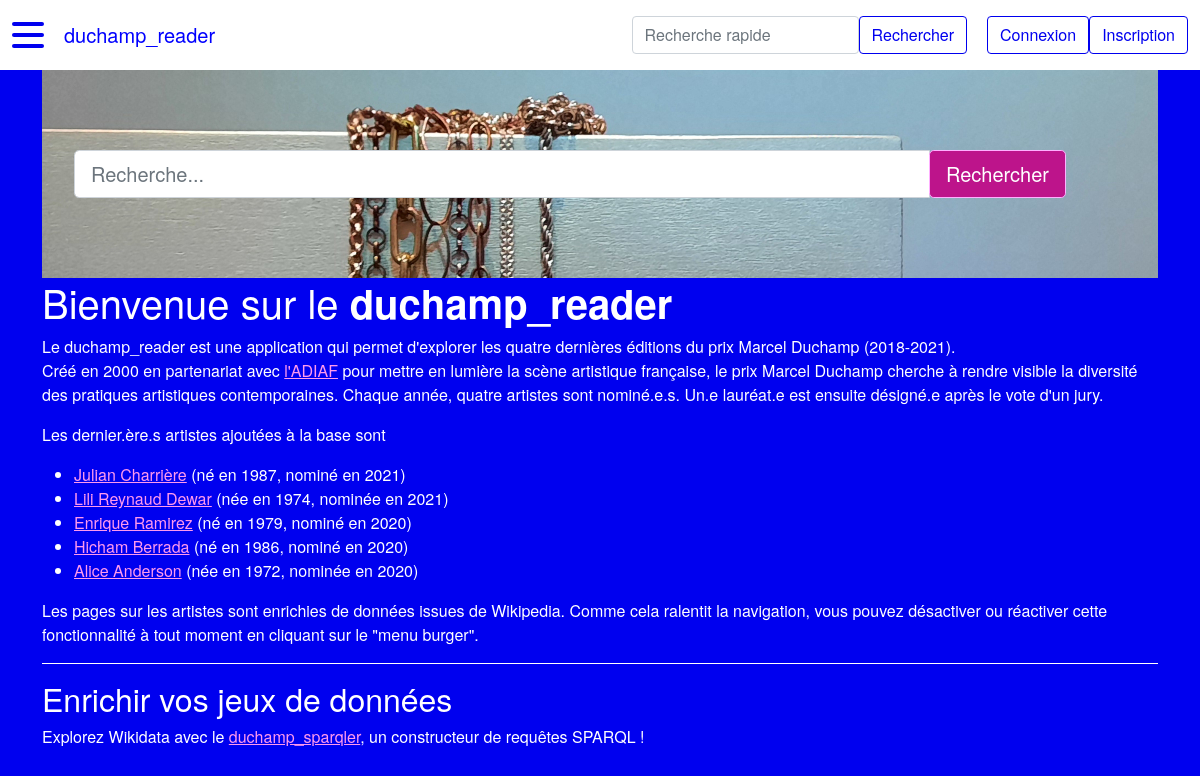
The page / on the database its author committed.
### duchamp_reader/modeles/classes_generic.py (models this page shows, shortened)
class Artiste(db.Model):
    __tablename__ = "artiste"
    id = db.Column(db.Integer, unique=True, nullable=False, primary_key=True, autoincrement=True)
    nom = db.Column(db.Text, nullable=False)
    prenom = db.Column(db.Text, nullable=False)
    annee_naissance = db.Column(db.Integer) # format YYYY
    genre = db.Column(db.String(1))  # M : masculin, F : femme, A : autre/non-binaire
    id_wikidata = db.Column(db.Text)
    id_ville_naissance = db.Column(db.Integer, db.ForeignKey("ville.id"))
    id_ville_residence = db.Column(db.Integer, db.ForeignKey("ville.id"))
    classname = db.Column(db.Text, nullable=False, default="artiste")
    authorship = db.relationship("AuthorshipArtiste", back_populates="artiste")
    represent = db.relationship("RelationRepresente", back_populates="artiste")
    ville_naissance = db.relationship("Ville", foreign_keys=[id_ville_naissance],
                                      backref="artiste_ville_naissance", uselist=False)
    ville_residence = db.relationship("Ville", foreign_keys=[id_ville_residence],
                                      backref="artiste_ville_residence", uselist=False)
    nomination = db.relationship("Nomination", back_populates="artiste", uselist=False)
    @hybrid.hybrid_property
    def full(self):
        return self.prenom + " " + self.nom

class Nomination(db.Model):
    __tablename__ = "nomination"
    id = db.Column(db.Integer, unique=True, nullable=False, primary_key=True, autoincrement=True)
    annee = db.Column(db.Integer, nullable=False) # format YYYY
    laureat = db.Column(db.Boolean, nullable=False, default=0) # 1 si lauréat, 0 si non
    id_artiste = db.Column(db.Integer, db.ForeignKey("artiste.id"), nullable=False)
    id_theme = db.Column(db.Integer, db.ForeignKey("theme.id"), nullable=False)
    classname = db.Column(db.Text, nullable=False, default="nomination")
    authorship = db.relationship("AuthorshipNomination", back_populates="nomination")
    artiste = db.relationship("Artiste", back_populates="nomination")
    theme = db.relationship("Theme", back_populates="nomination", uselist=False)

### duchamp_reader/routes.py (the view)
@app.route("/")
def accueil():
    last_artistes, last_nominations, last_galeries, last_villes, last_themes = queries()
    artistes = Artiste.query.order_by(Artiste.id.desc()).limit(5).all()
    return render_template("pages/accueil.html", artistes=artistes,
                           last_nominations=last_nominations, last_artistes=last_artistes, last_galeries=last_galeries,
                           last_themes=last_themes, last_villes=last_villes)

### duchamp_reader/utils/query.py (called while the page is built)
def queries():
        last_artistes = Artiste.query.order_by(Artiste.id.desc()).limit(3).all()
        last_nominations = Nomination.query.join(Artiste, Nomination.id_artiste == Artiste.id)\
                .order_by(Nomination.id.desc()).limit(3).all()
        last_galeries = Galerie.query.order_by(Galerie.id.desc()).limit(3).all()
        last_villes = Ville.query.order_by(Ville.id.desc()).limit(3).all()
        last_themes = Theme.query.order_by(Theme.id.desc()).limit(3).all()
        return last_artistes, last_nominations, last_galeries, last_villes, last_themes

### duchamp_reader/templates/pages/accueil.html
{% extends "conteneur.html" %}
{% block homesearch %}
    {% include "partials/recherche.html" %}
{% endblock %}
{% block corps %}
    <h1>Bienvenue sur le <strong>duchamp_reader</strong></h1>
    <p>Le duchamp_reader est une application qui permet d'explorer les quatre dernières
        éditions du prix Marcel Duchamp (2018-2021).<br>
        Créé en 2000 en partenariat avec <a href="https://www.adiaf.com/">l'ADIAF</a>
        pour mettre en lumière la scène artistique française, le prix Marcel Duchamp cherche
        à rendre visible la diversité des pratiques artistiques contemporaines. Chaque année,
        quatre artistes sont nominé.e.s. Un.e lauréat.e est ensuite désigné.e après le vote
        d'un jury.</p>
    {% if artistes %}
        <p>Les dernier.ère.s artistes ajoutées à la base sont</p>
        <ul>
        {% for artiste in artistes %}
            <li>
                <a href="{{ url_for('artiste_main', id_artiste=artiste.id) }}">{{artiste.full}}</a>
                ({% if artiste.genre == "F" %}née{% elif artiste.genre == "A" %}né.e{% else %}né{% endif %} en {{artiste.annee_naissance}},
                {% if artiste.genre == "F" %}nominée{% elif artiste.genre == "A" %}nominé.e{% else %}nominé{% endif %} en {{artiste.nomination.annee}})
            </li>
        {% endfor %}
        </ul>
        <p>
            Les pages sur les artistes sont enrichies de données issues de Wikipedia. Comme cela ralentit
            la navigation, vous pouvez désactiver ou réactiver cette fonctionnalité à tout moment en cliquant
            sur le "menu burger".
        </p>
        <h2>Enrichir vos jeux de données</h2>
        <p>Explorez Wikidata avec le <a href="{{ url_for('sparql') }}">duchamp_sparqler</a>, un constructeur de requêtes SPARQL !</p>
    {% else %}
        <p>La base de données est en cours de constitution. Des données doivent encore être ajoutées.</p>
    {% endif %}
{% endblock %}

### rows shown on the page
Artiste: full "Julian Charrière", genre "né", annee_naissance "1987", nomination.annee "2021"
Artiste: full "Lili Reynaud Dewar", genre "née", annee_naissance "1974", nomination.annee "2021"
Artiste: full "Enrique Ramirez", genre "né", annee_naissance "1979", nomination.annee "2020"
Artiste: full "Hicham Berrada", genre "né", annee_naissance "1986", nomination.annee "2020"
Artiste: full "Alice Anderson", genre "née", annee_naissance "1972", nomination.annee "2020"
